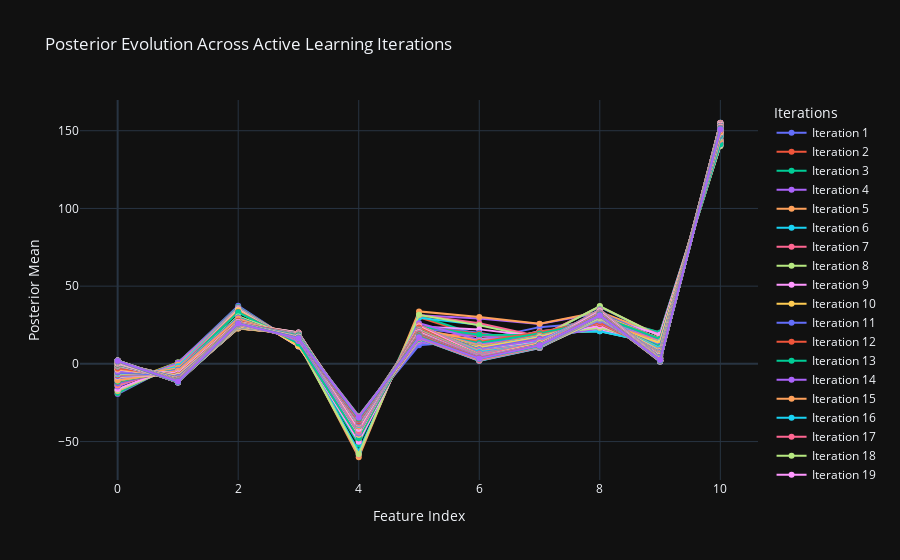

The cell this chart's notebook holds for it:
### Code cell
# Plot posterior evolution with Plotly
fig_posterior = go.Figure()

for i, m_N in enumerate(posterior_history):
    fig_posterior.add_trace(
        go.Scatter(
            x=np.arange(len(m_N)),
            y=m_N,
            mode='lines+markers',
            name=f"Iteration {i + 1}",
            line=dict(width=2),
        )
    )

fig_posterior.update_layout(
    title="Posterior Evolution Across Active Learning Iterations",
    xaxis_title="Feature Index",
    yaxis_title="Posterior Mean",
    legend_title="Iterations",
    template="plotly_dark",
)
fig_posterior.show()
